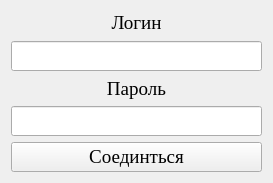
<?xml version="1.0" encoding="UTF-8"?>
<ui version="4.0">
 <class>login</class>
 <widget class="QWidget" name="login">
  <property name="geometry">
   <rect>
    <x>0</x>
    <y>0</y>
    <width>273</width>
    <height>183</height>
   </rect>
  </property>
  <property name="windowTitle">
   <string>Form</string>
  </property>
  <layout class="QGridLayout" name="gridLayout">
   <item row="1" column="0">
    <widget class="QLineEdit" name="lineEdit_2">
     <property name="font">
      <font>
       <family>Times New Roman</family>
       <pointsize>14</pointsize>
      </font>
     </property>
     <property name="alignment">
      <set>Qt::AlignCenter</set>
     </property>
    </widget>
   </item>
   <item row="4" column="0">
    <widget class="QPushButton" name="pushButton">
     <property name="font">
      <font>
       <family>Times New Roman</family>
       <pointsize>14</pointsize>
      </font>
     </property>
     <property name="text">
      <string>Cоединться</string>
     </property>
    </widget>
   </item>
   <item row="3" column="0">
    <widget class="QLineEdit" name="lineEdit">
     <property name="font">
      <font>
       <family>Times New Roman</family>
       <pointsize>14</pointsize>
      </font>
     </property>
     <property name="alignment">
      <set>Qt::AlignCenter</set>
     </property>
    </widget>
   </item>
   <item row="2" column="0">
    <widget class="QLabel" name="label_3">
     <property name="font">
      <font>
       <family>Times New Roman</family>
       <pointsize>14</pointsize>
      </font>
     </property>
     <property name="text">
      <string>Пароль</string>
     </property>
     <property name="alignment">
      <set>Qt::AlignCenter</set>
     </property>
    </widget>
   </item>
   <item row="0" column="0">
    <widget class="QLabel" name="label_2">
     <property name="font">
      <font>
       <family>Times New Roman</family>
       <pointsize>14</pointsize>
      </font>
     </property>
     <property name="text">
      <string>Логин</string>
     </property>
     <property name="alignment">
      <set>Qt::AlignCenter</set>
     </property>
    </widget>
   </item>
  </layout>
 </widget>
 <resources/>
 <connections/>
</ui>
